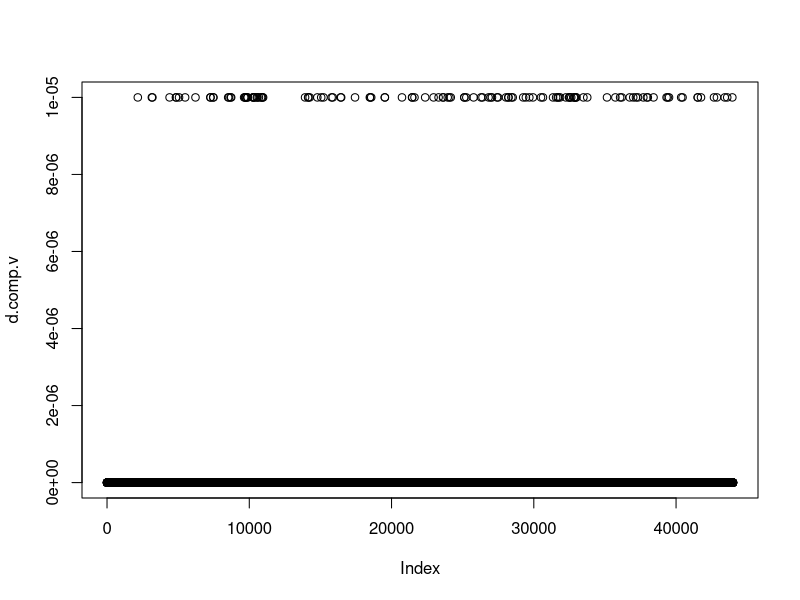

Generate this figure with R:
#COMPARING THE OUTPUT FROM THE NEW FUNCTION PLAUT WROTE FOR LOADING EXAMPLES TO THE OLD ONE#THE DATA ARE FINE WRT TO THE OUTPUTS#SEE PASTED RESULTS BELOW
rm(list=ls())

#MULTIRUN
d.m <- read.table("./multirun_history_0.txt",skip=2)

#MULTIRUNFIXED
d.mf <- read.table("./multirunFixed_history_0.txt",skip=2)

d.m.out <- d.m[,(length(names(d.m))-39):length(names(d.m))]
d.mf.out <- d.mf[,(length(names(d.mf))-39):length(names(d.mf))]

d.comp <- d.m.out-d.mf.out
max(d.comp)
#>[1] 1e-05

d.comp.v <- as.vector(as.matrix(d.comp))
plot(d.comp.v,ylim=c(0,0.00001))
mean(d.comp.v)
#>[1] 8.409091e-09

d.comp.v.bin <- d.comp.v!=0
d.comp.v.bin.mean <- mean(d.comp.v.bin)
d.comp.v.bin.mean
#>[1] 0.004977273

#EOF
